Frame 1 (no input): blank canvas, image omitted
Frame 60 (no input): blank canvas, image omitted
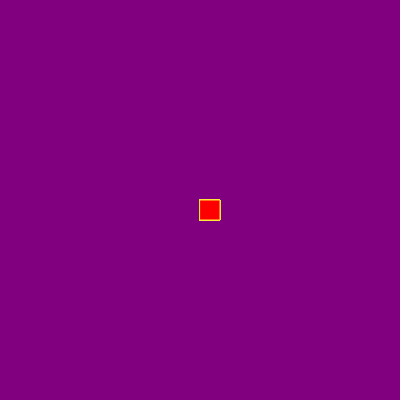
Frame 120 (the mouse pressed at the canvas centre since frame 60)

The p5.js sketch whose frames 1 and 60 were blank and that drew this single picture after the mouse press (run headless with seeded random() and noise() and a simulated clock; from frame 60 on, the mouse is pressed at the canvas centre):

// p5.js sketch
// ── sketch.js
function setup() {
    createCanvas(400, 400);
    background("purple");
    
  }
  
  function draw() {
    
    stroke("#FFEB3B")
    fill("red")
    if(mouseIsPressed){
      rect(mouseX,mouseY,20,20)
      
    }
      
    
  }
